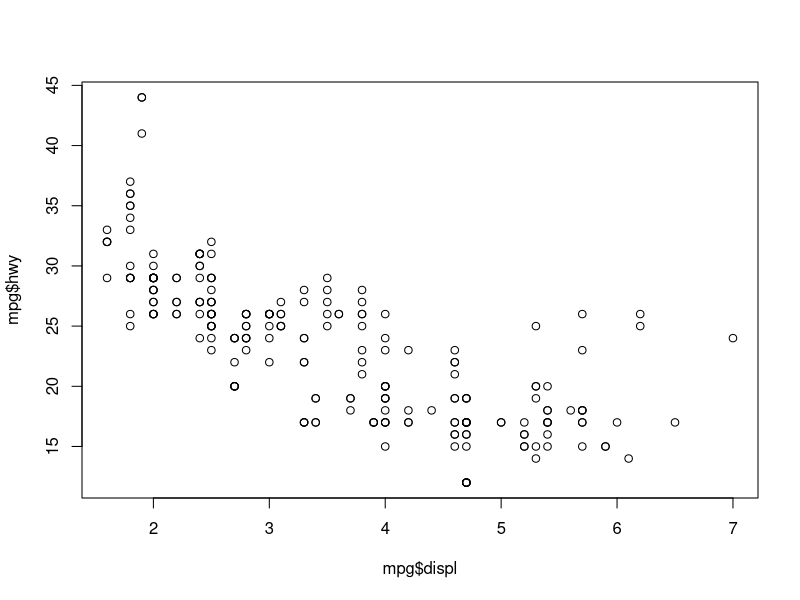

Here is the R script that generated this plot:
## ---- chunk 1

#---------- RSTUDIO STARTER V 2.0  --------------#
#                    -Prepared with care by  AM ;D
                
                                                                          
knitr::opts_chunk$set(echo = TRUE, 
                      message = FALSE, 
                      warning = FALSE)      
library(tidyverse)                
library(ggthemes)                    

theme_set(theme_tufte() +                                     
  theme(text=element_text(family="sans")))  

#------------------------------------------------#
## ---- chunk 2
(16.5-18)/2
## ---- chunk 3
(9.3-10)/.8
## ---- chunk 4
(66.3-69)/2.7
## ---- chunk 5
(74.4-69)/2.7
## ---- chunk 6
34+34+13.5
## ---- chunk 7
(77.1-69)/2.7
## ---- chunk 8
plot(mpg$displ, mpg$hwy)
